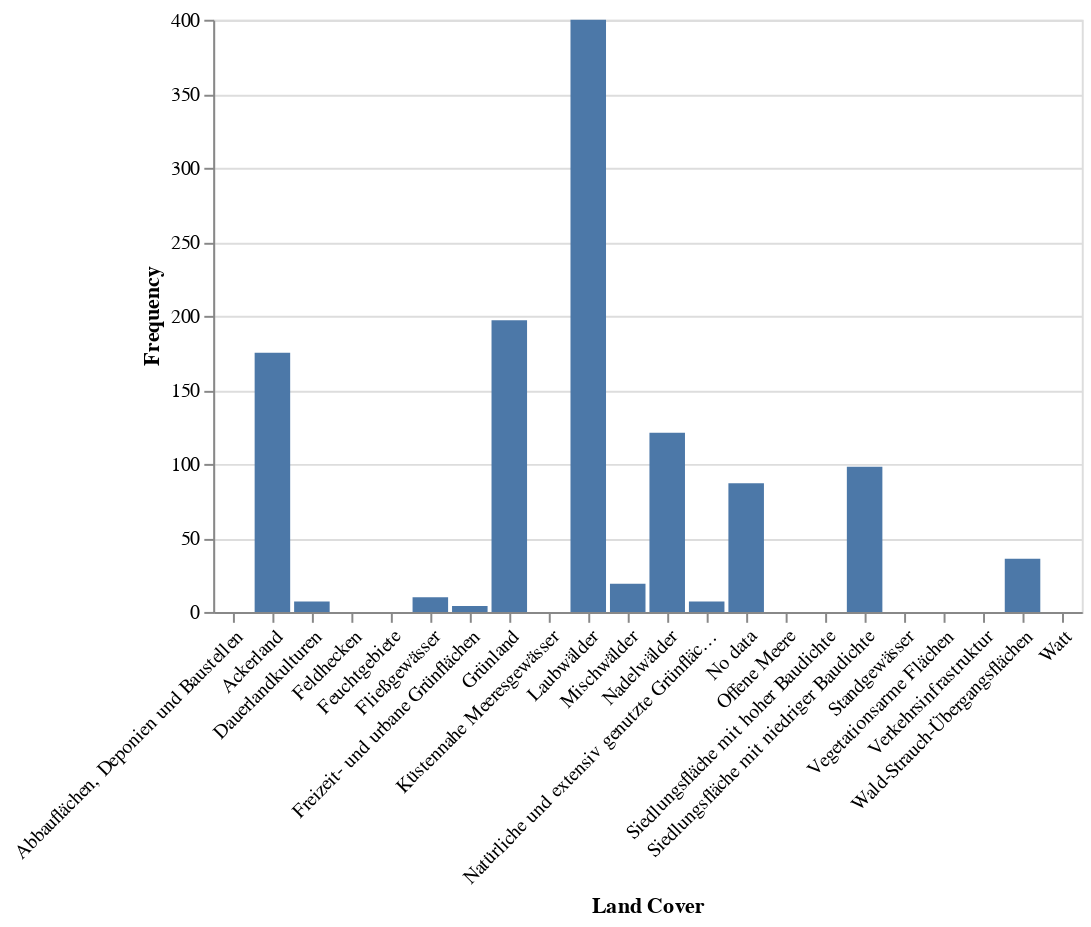

The notebook cell saved with this chart:
### Code cell
#Request the plot from Geo Engine
plot_felis_silvestris = workflow_felis_silvestris_full.plot_chart(
    ge.QueryRectangle(
        ge.BoundingBox2D(5.852490, 47.271121, 15.022059, 55.065334),
        ge.TimeInterval(time, time),
        resolution=ge.SpatialResolution(0.1, 0.1),
        srs="EPSG:4326"
    )
)

#Show the plot
alt.Chart.from_dict(plot_felis_silvestris.spec)

### Figure 1 — Vega-Lite specification as saved in the notebook (floating-point values rounded to 4 significant figures)
{"config": {"view": {"continuousWidth": 300, "continuousHeight": 300}}, "data": {"name": "data-996c3a05a6cfb1a77a818dfb9ae2980a"}, "mark": "bar", "encoding": {"x": {"axis": {"labelAngle": -45}, "field": "Land Cover", "type": "nominal"}, "y": {"field": "Frequency", "type": "quantitative"}}, "width": "container", "$schema": "https://vega.github.io/schema/vega-lite/v5.json", "datasets": {"data-996c3a05a6cfb1a77a818dfb9ae2980a": [{"Frequency": 0, "Land Cover": "Abbauflächen, Deponien und Baustellen"}, {"Frequency": 175, "Land Cover": "Ackerland"}, {"Frequency": 7, "Land Cover": "Dauerlandkulturen"}, {"Frequency": 0, "Land Cover": "Feldhecken"}, {"Frequency": 0, "Land Cover": "Feuchtgebiete"}, {"Frequency": 10, "Land Cover": "Fließgewässer"}, {"Frequency": 4, "Land Cover": "Freizeit- und urbane Grünflächen"}, {"Frequency": 197, "Land Cover": "Grünland"}, {"Frequency": 0, "Land Cover": "Küstennahe Meeresgewässer"}, {"Frequency": 400, "Land Cover": "Laubwälder"}, {"Frequency": 19, "Land Cover": "Mischwälder"}, {"Frequency": 121, "Land Cover": "Nadelwälder"}, {"Frequency": 7, "Land Cover": "Natürliche und extensiv genutzte Grünflächen"}, {"Frequency": 87, "Land Cover": "No data"}, {"Frequency": 0, "Land Cover": "Offene Meere"}, {"Frequency": 0, "Land Cover": "Siedlungsfläche mit hoher Baudichte"}, {"Frequency": 98, "Land Cover": "Siedlungsfläche mit niedriger Baudichte"}, {"Frequency": 0, "Land Cover": "Standgewässer"}, {"Frequency": 0, "Land Cover": "Vegetationsarme Flächen"}, {"Frequency": 0, "Land Cover": "Verkehrsinfrastruktur"}, {"Frequency": 36, "Land Cover": "Wald-Strauch-Übergangsflächen"}, {"Frequency": 0, "Land Cover": "Watt"}]}}
